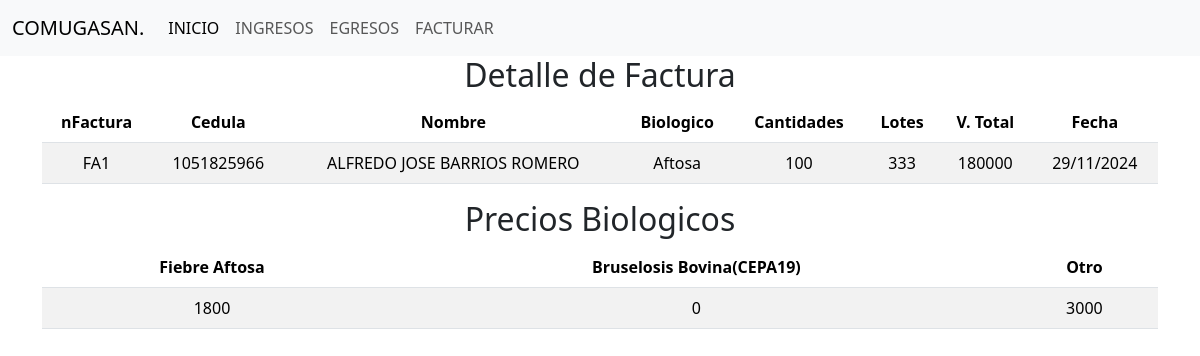
The app's page /facturar/detalleFactura/FA1/, older data.
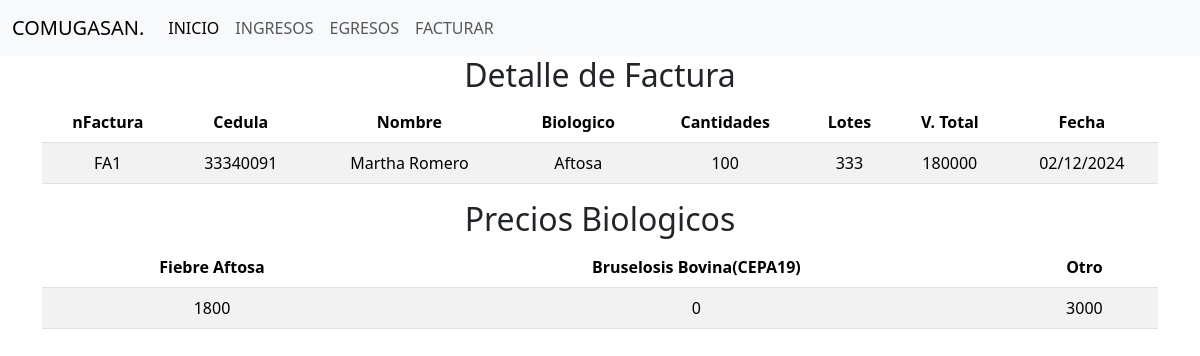
The same page, newer data.
### comite/models.py (models this page shows, shortened)
class Facturar(models.Model):
    nFactura= models.CharField(max_length=10, primary_key=True, editable=False)
    infoAftosa = models.ForeignKey(Biologicos, on_delete=models.CASCADE,null=True,related_name='info_aftosa')
    infoCepa = models.ForeignKey(Biologicos, on_delete=models.CASCADE,null=True,related_name='info_cepa')
    usuario = models.ForeignKey(Usuarios, on_delete=models.CASCADE,null=True)
    cantidad_aftosa = models.IntegerField(default=0)
    cantidad_cepa19 = models.IntegerField(default=0)
    cantidad_total = models.JSONField()
    biologico = models.JSONField()
    lote = models.JSONField()
    laboratorio = models.JSONField()
    valor_total = models.BigIntegerField(default=0)
    valor_pagado = models.IntegerField(default=0)
    valor_pendiente = models.IntegerField(default=0)
    fecha = models.DateTimeField(auto_now_add=True,editable=False)
    estatus = models.CharField(max_length=20,default='PENDIENTE', )

class Usuarios(models.Model):
    cedula = models.IntegerField(primary_key=True)
    nombre_completo = models.CharField(max_length=100)
    direccion = models.CharField(max_length=255)

class Biologicos(models.Model):
    nombre = models.CharField(max_length=100)
    descripcion = models.TextField(max_length=200)
    valorUnidad = models.IntegerField()

### comite/views.py (the view)
# urls.py: path('facturar/detalleFactura/<nFactura>/',views.detalleFactura),
def detalleFactura(request,nFactura):
    factura = Facturar.objects.get(nFactura=nFactura)
    return render(request,"facturar/detalleFactura.html",{"factura":factura})

### comite/templates/facturar/detalleFactura.html (shortened to what this page needs)
{% extends "base.html" %}
{% block body %}
<h2 style="text-align: center;">Detalle de Factura</h2>
<div class="table-responsive">
    <table class="table table-striped">
        <thead>
            <tr>
                <th>nFactura</th>
                <th>Cedula</th>
                <th>Nombre</th>
                <th>Biologico</th>
                <th>Cantidades</th>
                <th>Lotes</th>
                <th>V. Total</th>
                <th>Fecha</th>
            </tr>
        </thead>
        <tbody>
            <tr>
                <td>{{factura.nFactura}}</td>
                <td>{{factura.usuario.cedula}}</td>
                <td>{{factura.usuario.nombre_completo}}</td>
                <td>
                    {% for biologico in factura.biologico %}
                        {{ biologico }}<br>
                    {% endfor %}
                </td>
                <td>
                    {% for cantidad in factura.cantidad_total %}
                        {{ cantidad }}<br>
                    {% endfor %}
                </td>
                <td>
                    {% for lote in factura.lote %}
                        {{ lote }}<br>
                    {% endfor %}
                </td>
                <td>{{factura.valor_total}}</td>
                <td>{{factura.fecha|date:"d/m/Y"}}</td>
            </tr>
        </tbody>
</div>
<div class="container">
    <table class="table table-striped" style="margin-left: 0;">
        <h2 style="text-align: center;">Precios Biologicos</h2>
        <thead>
            <tr>
                <th>Fiebre Aftosa</th>
                <th>Bruselosis Bovina(CEPA19)</th>
                <th>Otro</th>
            </tr>
        </thead>
        <tbody>
            <tr>
                <td>{{factura.infoAftosa.valorUnidad}}</td>
                <td>{{factura.infoCepa.valorUnidad}}</td>
                <td>3000</td>
            </tr>
        </tbody>
    </table>
</div>
{% endblock %}

Row changes from the older to the newer data that the page shows:
changed Facturar "FA1": usuario.cedula "1051825966" → "33340091"; usuario.nombre_completo "ALFREDO JOSE BARRIOS ROMERO" → "Martha Romero"; fecha "29/11/2024" → "02/12/2024"
